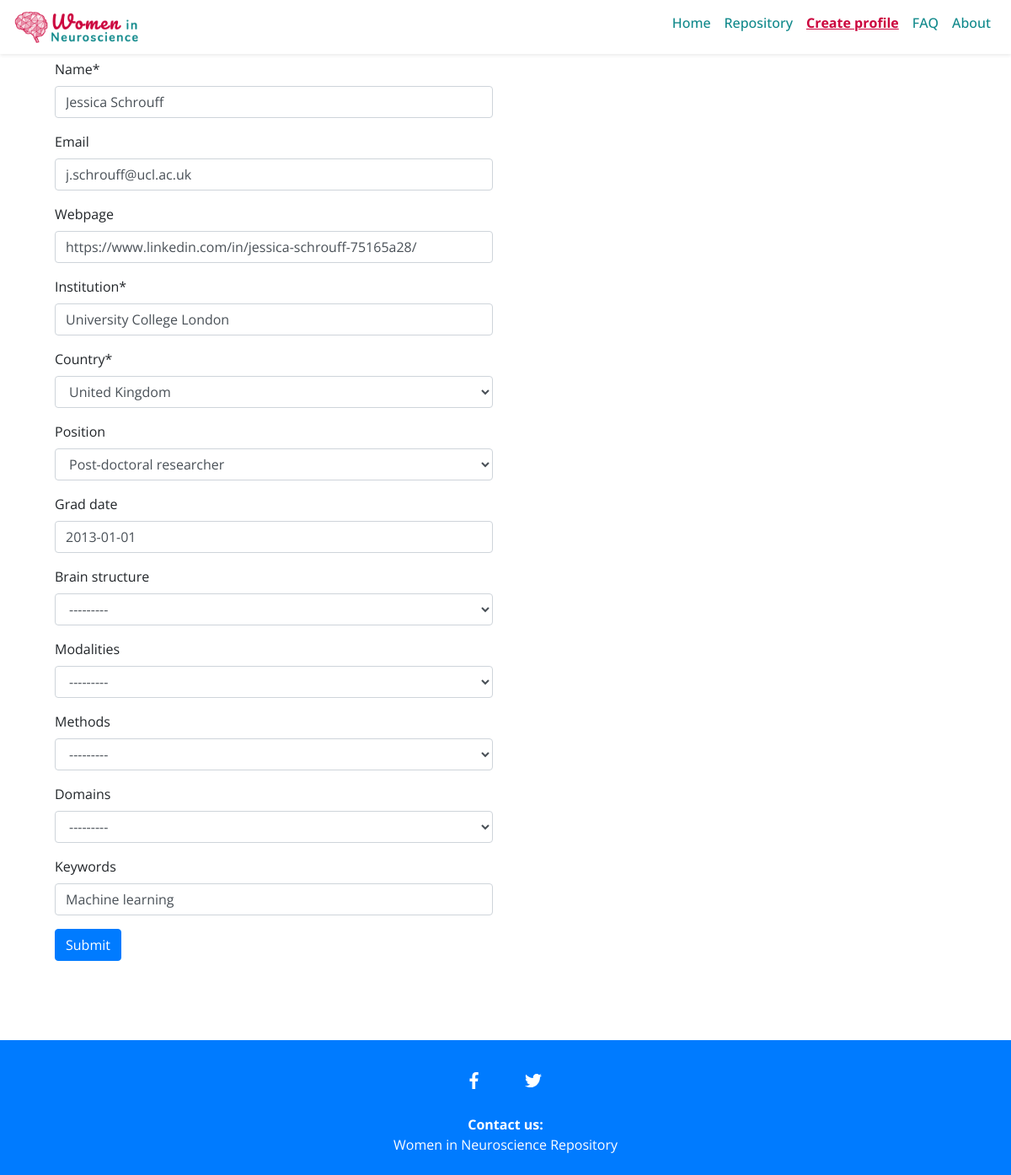
/list/1/edit, run on an earlier commit of the app's database.
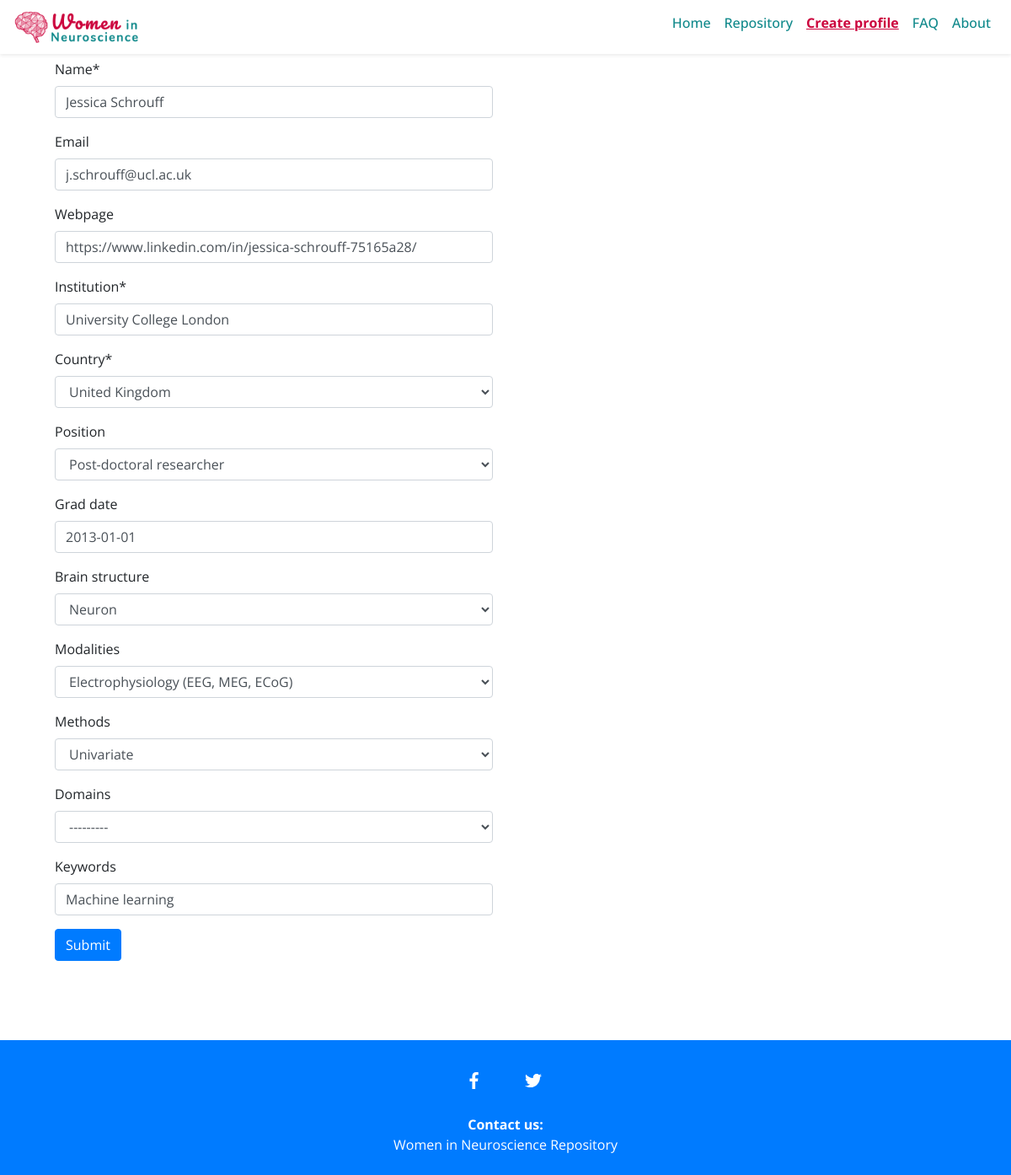
And on a later commit of the database.
### profiles/models.py (models this page shows, shortened)
class Profile(models.Model):
    PHD = 'PhD student'
    MDR = 'Medical Doctor'
    PDR = 'Post-doctoral researcher'
    SRE = 'Senior researcher/ scientist'
    LEC = 'Lecturer'
    ATP = 'Assistant Professor'
    ACP = 'Associate Professor'
    PRF = 'Professor'
    DIR = 'Group leader/ Director/ Head of Department'
    POSITION_CHOICES = (
        (PHD, 'PhD student'),
        (MDR, 'Medical Doctor'),
        (PDR, 'Post-doctoral researcher'),
        (SRE, 'Senior researcher/ scientist'),
        (LEC, 'Lecturer'),
        (ATP, 'Assistant Professor'),
        (ACP, 'Associate Professor'),
        (PRF, 'Professor'),
        (DIR, 'Group leader/ Director/ Head of Department')
    )
    STRUCTURE_CHOICES = (
        ('N', 'Neuron'),
        ('L', 'Layer'),
        ('C', 'Column'),
        ('R', 'Region'),
        ('W', 'Whole Brain')
    )
    MODALITIES_CHOICES = (
        ('EP', 'Electrophysiology (EEG, MEG, ECoG)'),
        ('MR', 'MRI'),
        ('PE', 'PET'),
        ('DT', 'DTI'),
        ('BH', 'Behavioural'),
        ('ET', 'Eye Tracking'),
        ('BS', 'Brain Simulation'),
        ('GT', 'Genetics'),
        ('FN', 'fNIRS')
    )
    METHODS_CHOICES = (
        ('UV', 'Univariate'),
        ('MV', 'Multivariate'),
        ('PM', 'Predictive Models'),
        ('DC', 'DCM'),
        ('CT', 'Connectivity'),
        ('CM', 'Computational Modeling')
    )
    DOMAIN_CHOICES = (
        ('CG', 'Cognition (general)'),
        ('SL', 'Sleep'),
        ('CN', 'Consciousness'),
        ('MM', 'Memory'),
        ('SS', 'Sensory'),
        ('LG', 'Language'),
        ('EM', 'Emotion'),
        ('PN', 'Pain'),
        ('LE', 'Learning'),
        ('DV', 'Developmental'),
        ('CL', 'Clinical (general)'),
        ('DM', 'Dementia'),
        ('PK', 'Parkinson'),
        ('PS', 'Psychiatry'),
        ('AD', 'Addiction'),
        ('ON', 'Oncology'),
        ('DD', 'Degenerative diseases'),
    )
    name = models.CharField(max_length=100, blank=False)
    email = models.EmailField(blank=True)
    webpage = models.URLField(blank=True)
    institution = models.CharField(max_length=100, blank=False)
    country = models.ForeignKey(Country, on_delete=models.CASCADE)
    position = models.CharField(max_length=50, choices=POSITION_CHOICES, blank=True)
    grad_date = models.DateField(null=True, blank=True)
    brain_structure = MultiSelectField(choices=STRUCTURE_CHOICES, blank=True)
    modalities = MultiSelectField(choices=MODALITIES_CHOICES, blank=True)
    methods = MultiSelectField(choices=METHODS_CHOICES, blank=True)
    domains = MultiSelectField(choices=DOMAIN_CHOICES, blank=True)
    keywords = models.CharField(max_length=250, blank=True)
    publish_date = models.DateTimeField(default=timezone.now)
    last_updated = models.DateTimeField(auto_now=True)

class Country(models.Model):
    code = models.CharField(max_length=3, blank=False, unique=True)
    name = models.CharField(max_length=60, blank=False)
    is_under_represented = models.BooleanField(default=False)
    class Meta:
        verbose_name_plural = "countries"
    def __str__(self):
        return self.name

### profiles/views.py (the view, shortened to what this page needs)
# urls.py: path('list/<int:pk>/edit', views.UpdateProfile.as_view(), name='edit'),
class UpdateProfile(SuccessMessageMixin, generic.UpdateView):
    model = Profile
    fields = [
        'name',
        'email',
        'webpage',
        'institution',
        'country',
        'position',
        'grad_date',
        'brain_structure',
        'modalities',
        'methods',
        'domains',
        'keywords',
    ]
    success_message = "The profile for %(name)s was updated successfully"

### profiles/templates/profiles/profile_form.html (shortened to what this page needs)
{% extends "base.html" %}
{% load bootstrap4 %}
{% load static %}
{% load crispy_forms_tags %}
{% block css %}
	{{ block.super }}
	<link rel="stylesheet" type="text/css" href="{% static 'profiles/css/style.css' %}" />
{% endblock css %}
{% block nav-create-classes %}active{% endblock nav-create-classes %}
{% block content %}
<div class="col-lg-6 col-lg-offset-3">
    <form action="" method="post">
        {{ form|crispy }}
        {% buttons %}
        <button type="submit" class="btn btn-primary">
            Submit
        </button>
        {% endbuttons %}
    </form>
</div>
{% endblock content %}

### templates/base.html (shortened to what this page needs)
{% load bootstrap4 %}
{% load static %}
<!DOCTYPE html>
<html lang="en">
<head>
	{% block css %}
		{% bootstrap_css %}
		<link rel="stylesheet" type="text/css" href="{% static 'css/global.css' %}" />
	{% endblock css %}
</head>
<body>
	<nav class="navbar fixed-top navbar-custom navbar-light shadow-sm navbar-expand-md">
		<a class="navbar-brand" href="{% url 'profiles:home' %}">
			<img src="{% static 'images/logo_fill_triangles_wb.png' %}" height="38px">
		</a>
		<div class="collapse navbar-collapse" id="navbarNavAltMarkup">
			<ul class="nav navbar-nav ml-auto">
				<li class="nav-item {% block nav-home-classes %}{% endblock nav-home-classes %}">
					<a class="nav-link h6" href="{% url 'profiles:home' %}">Home</a>
				</li>
				<li class="nav-item {% block nav-repository-classes %}{% endblock nav-repository-classes %}">
					<a class="nav-link h6" href="{% url 'profiles:index' %}">Repository</a>
				</li>
				<li class="nav-item {% block nav-create-classes %}{% endblock nav-create-classes %}">
					<a class="nav-link h6" href="{% url 'profiles:create' %}">Create profile</a>
				</li>
				<li class="nav-item {% block nav-faq-classes %}{% endblock nav-faq-classes %}">
					<a class="nav-link h6" href="{% url 'faq' %}">FAQ</a>
				</li>
				<li class="nav-item {% block nav-about-classes %}{% endblock nav-about-classes %}">
					<a class="nav-link h6" href="{% url 'about' %}">About</a>
				</li>
			</ul>
		</div>
	</nav>
	{% block page_container %}
	<div class="page-container">
		<div id="content">
			{% block content %}{% endblock content %}
		</div>
	</div>
	{% endblock page_container %}
	{% block footer %}
	<footer class="page-footer font-small bg-primary text-white p-4 mt-4">
		<div class="d-flex flex-wrap justify-content-center">
			<ul class="list-unstyled list-inline">
				<li class="list-inline-item">
					<a class="btn btn-lg mx-1" href="https://www.facebook.com/groups/1625186694223753/">
						<i class="fab fa-facebook-f"></i>
					</a>
				</li>
				<li class="list-inline-item">
					<a class="btn btn-lg mx-1" href="https://twitter.com/search?q=%23WomenInNeuroscienceRepo&src=typd">
						<i class="fab fa-twitter"></i>
					</a>
				</li>
			</ul>
			<span class="w-100 text-center"><b>Contact us:</b></span>
			<span class="w-100 text-center"><a href="mailto:admin@winrepo.org">Women in Neuroscience Repository</a></span>
		</div>
	</footer>
	{% endblock footer %}
</body>
</html>

### static/css/global.css (style rules this page uses)
body { font-family:'Open Sans', 'Lato', sans-serif; }
.page-container { padding: 70px 50px; }
.navbar-custom { background-color: white; }
.navbar-custom .navbar-brand, .navbar-custom .navbar-text { color: #10898B; }
.navbar-custom .navbar-nav .nav-link { color: #10898B; }
.navbar-custom .nav-item.active .nav-link { color: #CC063E; text-decoration: underline; font-weight: bold; }
.page-footer a { color: #fff; }

What changed in the data, as far as the page shows it:
changed Profile "j.schrouff@ucl.ac.uk": brain_structure "---------" → "Neuron"; modalities "---------" → "Electrophysiology (EEG, MEG, ECoG)"; methods "---------" → "Univariate"
